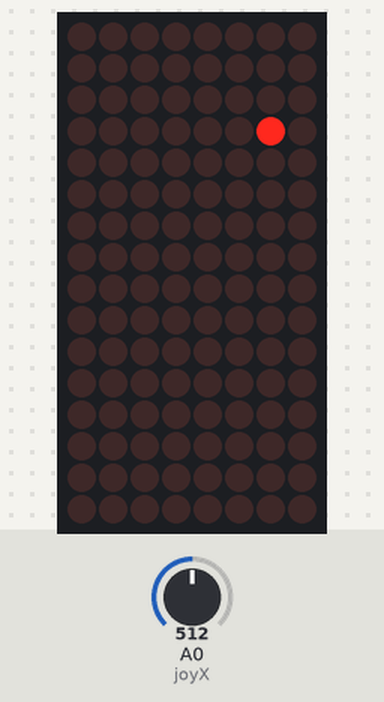
Recording of a sketch running on a simulated Arduino Uno, built with avr-gcc and run on an emulated ATmega328P. Shown: 8×16 LED matrix. Inputs (shaded band) come from the test bench; at power-on: A0 (joyX) = 512. Random numbers use the default seed unless the sketch sets one; what the sketch prints to the serial monitor is not drawn.

Above: at 1.6 s.
1.7 s: A0 (joyX) set to 683
4.7 s: A0 (joyX) set to 717
At 5.5 s:
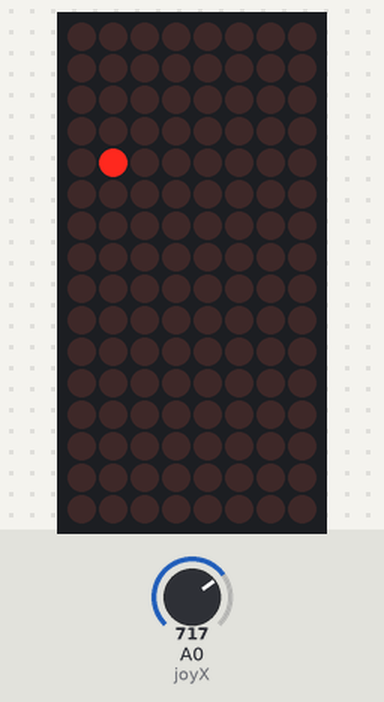
7.7 s: A0 (joyX) set to 316
10.7 s: A0 (joyX) set to 291
At 11.9 s:
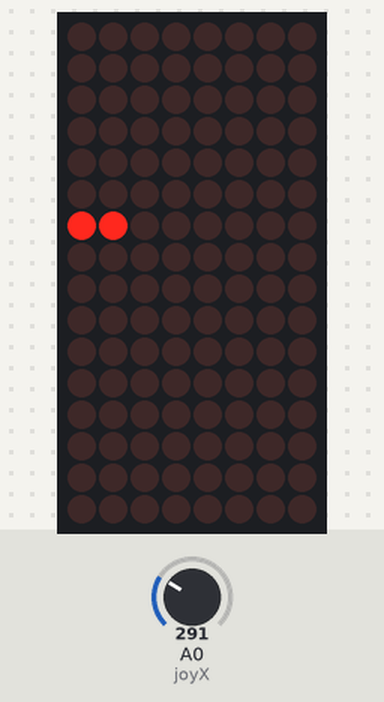
13.7 s: A0 (joyX) set to 306
At 14.4 s:
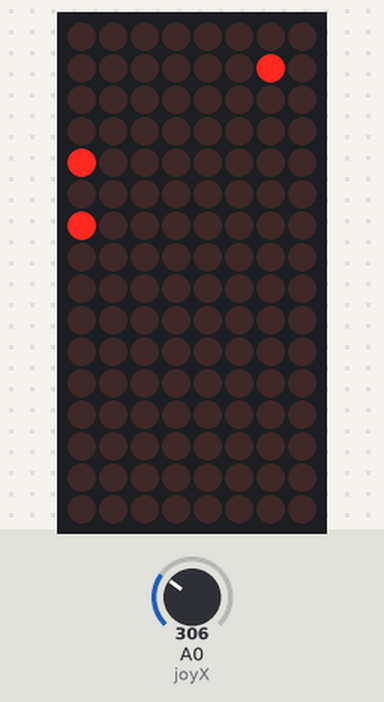
16.7 s: A0 (joyX) set to 290
At 17.4 s:
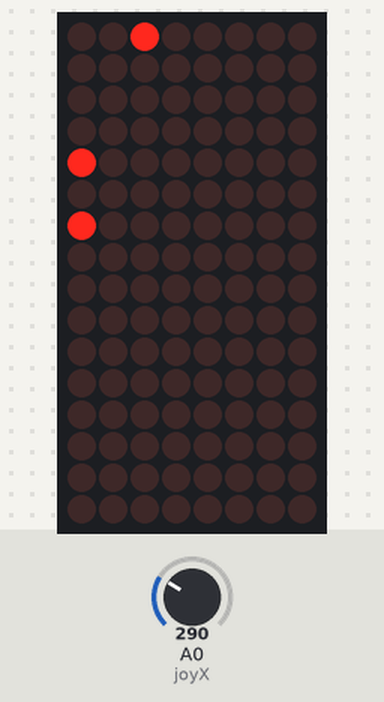
Timing chart, 0 to 19.7 s (numbered marks = the images above; inputs shaded):
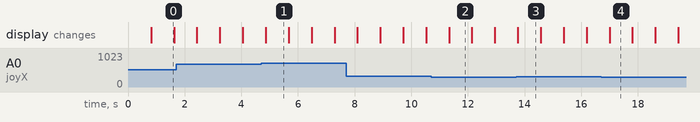

Measured:
- the behaviour switches between 700 and 701 on A0 (joyX) (found by bisection; images 0 and 1)
- the behaviour switches between 300 and 299 on A0 (joyX) (found by bisection; images 1 and 2)
- what the display in image 0 shows lasts 0.8 s, from 0.8 s to 1.6 s

The sketch:

tetris.ino
```cpp
#include <Wire.h>
#include <Adafruit_GFX.h>
#include "Adafruit_LEDBackpack.h"
#define joyX A0
#define joyY A1
byte score = 0;
int x = 3;
int y = 0;
int dir = 0;
int list [64] =  {     //[x + y * 8]  [(x + (y + 1) * 8)]
  0, 0, 0, 0, 0, 0, 0, 0,
  0, 0, 0, 0, 0, 0, 0, 0,
  0, 0, 0, 0, 0, 0, 0, 0,
  0, 0, 0, 0, 0, 0, 0, 0,
  0, 0, 0, 0, 0, 0, 0, 0,
  0, 0, 0, 0, 0, 0, 0, 0,
  0, 0, 0, 0, 0, 0, 0, 0,
  0, 0, 0, 0, 0, 0, 0, 0
};

Adafruit_8x16matrix matrix = Adafruit_8x16matrix();
void deleterow () {
  int count = 0;
  for (byte i = 56; i < 64; i++) {
    count = count + list[i];
  }
  if (count == 8) {
    score = score + 1;
    Serial.println(score);
    addscore ();
    for (int forx = 0; forx < 8; forx++) {
      for (int fory = 0; fory < 8; fory++) {
        if (list[forx + fory * 8] == 1) {
          list[forx + fory * 8] = 0;
          break;
        }
      }
    }
  }
}


void addscore () {  //score

  int x2 =  (score-1) % 8;
  int y2 =  ((score - 1) - x2) / 8;
  matrix.drawPixel(y2, x2 + 8, LED_ON);
  matrix.writeDisplay();

}
void stopAll () {
  while (true) {
    matrix.clear();
    matrix.writeDisplay();
  }
}

void toMatrix () {
  for (int i = 0; i < 64; i++) {
    int x1 = i % 8;
    int y1 = (i - x1) / 8;
    y1 = 7 - y1;
    if (list[i] != 0)matrix.drawPixel(y1, x1, LED_ON);
    else             matrix.drawPixel(y1, x1, LED_OFF);
  }
  matrix.writeDisplay();
}
void setup() {
  Serial.begin(9600);
  Serial.println("16x8 LED Matrix Test");
  pinMode(joyX, INPUT);
  pinMode(joyY, INPUT);
  matrix.begin(0x70);  // pass in the address
  matrix.clear();
  matrix.writeDisplay();
  // clear display
  list[x + y * 8] = 1;
  toMatrix();


}
void loop() {

  delay(800);
  list[x + y * 8] = 0;
  toMatrix();

  if ((analogRead(joyX)) < 300) {
    x = x - 1;
    if (x < 0) {
      x = 0;
    }
  }

  if ((analogRead(joyX) > 700)) {
    x = x + 1;
    if (x > 7) {
      x = 7;
    }
  }

  if ((y < 7) && (list[x + (y + 1) * 8] == 0 )) {
    y = y + 1;
  }
  else {
    list[x + y * 8] = 1;
    deleterow();
    toMatrix();
    y = 0;
    x = random(0, 8);
  }

  list[x + y * 8] = 1;
  toMatrix();


}
```
